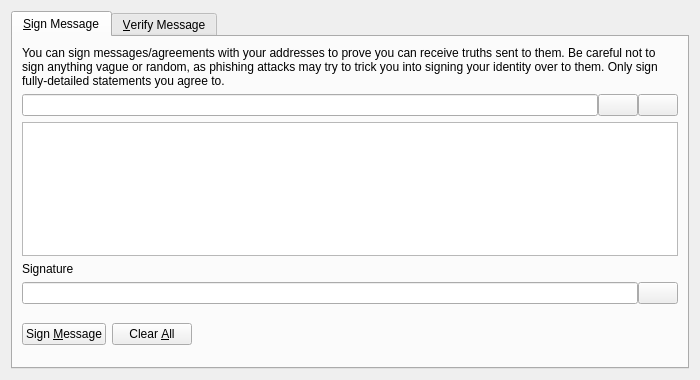
<?xml version="1.0" encoding="UTF-8"?>
<ui version="4.0">
 <class>SignVerifyMessageDialog</class>
 <widget class="QDialog" name="SignVerifyMessageDialog">
  <property name="geometry">
   <rect>
    <x>0</x>
    <y>0</y>
    <width>700</width>
    <height>380</height>
   </rect>
  </property>
  <property name="windowTitle">
   <string>Signatures - Sign / Verify a Message</string>
  </property>
  <property name="modal">
   <bool>true</bool>
  </property>
  <layout class="QVBoxLayout" name="verticalLayout">
   <item>
    <widget class="QTabWidget" name="tabWidget">
     <property name="currentIndex">
      <number>0</number>
     </property>
     <widget class="QWidget" name="tabSignMessage">
      <attribute name="title">
       <string>&amp;Sign Message</string>
      </attribute>
      <layout class="QVBoxLayout" name="verticalLayout_SM">
       <item>
        <widget class="QLabel" name="infoLabel_SM">
         <property name="text">
          <string>You can sign messages/agreements with your addresses to prove you can receive truths sent to them. Be careful not to sign anything vague or random, as phishing attacks may try to trick you into signing your identity over to them. Only sign fully-detailed statements you agree to.</string>
         </property>
         <property name="textFormat">
          <enum>Qt::PlainText</enum>
         </property>
         <property name="wordWrap">
          <bool>true</bool>
         </property>
        </widget>
       </item>
       <item>
        <layout class="QHBoxLayout" name="horizontalLayout_1_SM">
         <property name="spacing">
          <number>0</number>
         </property>
         <item>
          <widget class="QValidatedLineEdit" name="addressIn_SM">
           <property name="toolTip">
            <string>The Truth address to sign the message with</string>
           </property>
          </widget>
         </item>
         <item>
          <widget class="QPushButton" name="addressBookButton_SM">
           <property name="toolTip">
            <string>Choose previously used address</string>
           </property>
           <property name="text">
            <string/>
           </property>
           <property name="icon">
            <iconset resource="../truth.qrc">
             <normaloff>:/icons/address-book</normaloff>:/icons/address-book</iconset>
           </property>
           <property name="shortcut">
            <string>Alt+A</string>
           </property>
           <property name="autoDefault">
            <bool>false</bool>
           </property>
          </widget>
         </item>
         <item>
          <widget class="QPushButton" name="pasteButton_SM">
           <property name="toolTip">
            <string>Paste address from clipboard</string>
           </property>
           <property name="text">
            <string/>
           </property>
           <property name="icon">
            <iconset resource="../truth.qrc">
             <normaloff>:/icons/editpaste</normaloff>:/icons/editpaste</iconset>
           </property>
           <property name="shortcut">
            <string>Alt+P</string>
           </property>
           <property name="autoDefault">
            <bool>false</bool>
           </property>
          </widget>
         </item>
        </layout>
       </item>
       <item>
        <widget class="QPlainTextEdit" name="messageIn_SM">
         <property name="toolTip">
          <string>Enter the message you want to sign here</string>
         </property>
        </widget>
       </item>
       <item>
        <widget class="QLabel" name="signatureLabel_SM">
         <property name="text">
          <string>Signature</string>
         </property>
         <property name="textFormat">
          <enum>Qt::PlainText</enum>
         </property>
        </widget>
       </item>
       <item>
        <layout class="QHBoxLayout" name="horizontalLayout_2_SM">
         <property name="spacing">
          <number>0</number>
         </property>
         <item>
          <widget class="QLineEdit" name="signatureOut_SM">
           <property name="font">
            <font>
             <italic>true</italic>
            </font>
           </property>
           <property name="readOnly">
            <bool>true</bool>
           </property>
          </widget>
         </item>
         <item>
          <widget class="QPushButton" name="copySignatureButton_SM">
           <property name="toolTip">
            <string>Copy the current signature to the system clipboard</string>
           </property>
           <property name="text">
            <string/>
           </property>
           <property name="icon">
            <iconset resource="../truth.qrc">
             <normaloff>:/icons/editcopy</normaloff>:/icons/editcopy</iconset>
           </property>
           <property name="autoDefault">
            <bool>false</bool>
           </property>
          </widget>
         </item>
        </layout>
       </item>
       <item>
        <layout class="QHBoxLayout" name="horizontalLayout_3_SM">
         <item>
          <widget class="QPushButton" name="signMessageButton_SM">
           <property name="toolTip">
            <string>Sign the message to prove you own this Truth address</string>
           </property>
           <property name="text">
            <string>Sign &amp;Message</string>
           </property>
           <property name="icon">
            <iconset resource="../truth.qrc">
             <normaloff>:/icons/edit</normaloff>:/icons/edit</iconset>
           </property>
           <property name="autoDefault">
            <bool>false</bool>
           </property>
          </widget>
         </item>
         <item>
          <widget class="QPushButton" name="clearButton_SM">
           <property name="toolTip">
            <string>Reset all sign message fields</string>
           </property>
           <property name="text">
            <string>Clear &amp;All</string>
           </property>
           <property name="icon">
            <iconset resource="../truth.qrc">
             <normaloff>:/icons/remove</normaloff>:/icons/remove</iconset>
           </property>
           <property name="autoDefault">
            <bool>false</bool>
           </property>
          </widget>
         </item>
         <item>
          <spacer name="horizontalSpacer_1_SM">
           <property name="orientation">
            <enum>Qt::Horizontal</enum>
           </property>
           <property name="sizeHint" stdset="0">
            <size>
             <width>40</width>
             <height>48</height>
            </size>
           </property>
          </spacer>
         </item>
         <item>
          <widget class="QLabel" name="statusLabel_SM">
           <property name="font">
            <font>
             <weight>75</weight>
             <bold>true</bold>
            </font>
           </property>
           <property name="text">
            <string/>
           </property>
           <property name="wordWrap">
            <bool>true</bool>
           </property>
          </widget>
         </item>
         <item>
          <spacer name="horizontalSpacer_2_SM">
           <property name="orientation">
            <enum>Qt::Horizontal</enum>
           </property>
           <property name="sizeHint" stdset="0">
            <size>
             <width>40</width>
             <height>48</height>
            </size>
           </property>
          </spacer>
         </item>
        </layout>
       </item>
      </layout>
     </widget>
     <widget class="QWidget" name="tabVerifyMessage">
      <attribute name="title">
       <string>&amp;Verify Message</string>
      </attribute>
      <layout class="QVBoxLayout" name="verticalLayout_VM">
       <item>
        <widget class="QLabel" name="infoLabel_VM">
         <property name="text">
          <string>Enter the receiver's address, message (ensure you copy line breaks, spaces, tabs, etc. exactly) and signature below to verify the message. Be careful not to read more into the signature than what is in the signed message itself, to avoid being tricked by a man-in-the-middle attack. Note that this only proves the signing party receives with the address, it cannot prove sendership of any transaction!</string>
         </property>
         <property name="textFormat">
          <enum>Qt::PlainText</enum>
         </property>
         <property name="alignment">
          <set>Qt::AlignLeading|Qt::AlignLeft|Qt::AlignTop</set>
         </property>
         <property name="wordWrap">
          <bool>true</bool>
         </property>
        </widget>
       </item>
       <item>
        <layout class="QHBoxLayout" name="horizontalLayout_1_VM">
         <property name="spacing">
          <number>0</number>
         </property>
         <item>
          <widget class="QValidatedLineEdit" name="addressIn_VM">
           <property name="toolTip">
            <string>The Truth address the message was signed with</string>
           </property>
          </widget>
         </item>
         <item>
          <widget class="QPushButton" name="addressBookButton_VM">
           <property name="toolTip">
            <string>Choose previously used address</string>
           </property>
           <property name="text">
            <string/>
           </property>
           <property name="icon">
            <iconset resource="../truth.qrc">
             <normaloff>:/icons/address-book</normaloff>:/icons/address-book</iconset>
           </property>
           <property name="shortcut">
            <string>Alt+A</string>
           </property>
           <property name="autoDefault">
            <bool>false</bool>
           </property>
          </widget>
         </item>
        </layout>
       </item>
       <item>
        <widget class="QPlainTextEdit" name="messageIn_VM"/>
       </item>
       <item>
        <widget class="QValidatedLineEdit" name="signatureIn_VM"/>
       </item>
       <item>
        <layout class="QHBoxLayout" name="horizontalLayout_2_VM">
         <item>
          <widget class="QPushButton" name="verifyMessageButton_VM">
           <property name="toolTip">
            <string>Verify the message to ensure it was signed with the specified Truth address</string>
           </property>
           <property name="text">
            <string>Verify &amp;Message</string>
           </property>
           <property name="icon">
            <iconset resource="../truth.qrc">
             <normaloff>:/icons/transaction_0</normaloff>:/icons/transaction_0</iconset>
           </property>
           <property name="autoDefault">
            <bool>false</bool>
           </property>
          </widget>
         </item>
         <item>
          <widget class="QPushButton" name="clearButton_VM">
           <property name="toolTip">
            <string>Reset all verify message fields</string>
           </property>
           <property name="text">
            <string>Clear &amp;All</string>
           </property>
           <property name="icon">
            <iconset resource="../truth.qrc">
             <normaloff>:/icons/remove</normaloff>:/icons/remove</iconset>
           </property>
           <property name="autoDefault">
            <bool>false</bool>
           </property>
          </widget>
         </item>
         <item>
          <spacer name="horizontalSpacer_1_VM">
           <property name="orientation">
            <enum>Qt::Horizontal</enum>
           </property>
           <property name="sizeHint" stdset="0">
            <size>
             <width>40</width>
             <height>48</height>
            </size>
           </property>
          </spacer>
         </item>
         <item>
          <widget class="QLabel" name="statusLabel_VM">
           <property name="font">
            <font>
             <weight>75</weight>
             <bold>true</bold>
            </font>
           </property>
           <property name="text">
            <string/>
           </property>
           <property name="wordWrap">
            <bool>true</bool>
           </property>
          </widget>
         </item>
         <item>
          <spacer name="horizontalSpacer_2_VM">
           <property name="orientation">
            <enum>Qt::Horizontal</enum>
           </property>
           <property name="sizeHint" stdset="0">
            <size>
             <width>40</width>
             <height>48</height>
            </size>
           </property>
          </spacer>
         </item>
        </layout>
       </item>
      </layout>
     </widget>
    </widget>
   </item>
  </layout>
 </widget>
 <customwidgets>
  <customwidget>
   <class>QValidatedLineEdit</class>
   <extends>QLineEdit</extends>
   <header>qvalidatedlineedit.h</header>
  </customwidget>
 </customwidgets>
 <resources>
  <include location="../truth.qrc"/>
 </resources>
 <connections/>
</ui>
